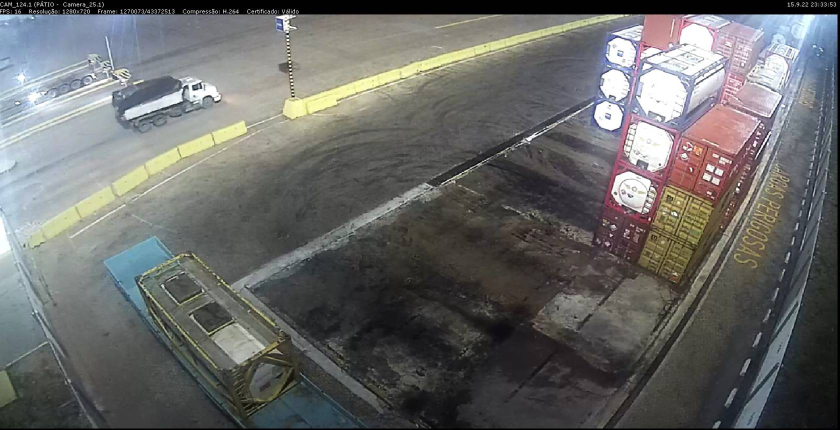
#> input picture Carlos-SVMClassifier/dataset_pecem/Excelente/Imagem20.jpg, 1680 x 860 px (shown at 1/2 size)
$ python -i SVMClassifier.py   (imports and definitions only)   (older library calls are emulated)
#> lines starting #> are read from the running program, lines starting #| are printed output that depends on the picture
#> further down, picture is the input picture: shape (860, 1680, 3); mean B, G, R 103.4, 104.8, 104.4
import cv2
import numpy as np
import random
import os
import math
import csv
import matplotlib.pyplot as plt
import pickle
from sklearn.svm import SVC
from sklearn.model_selection import train_test_split
from sklearn.metrics import accuracy_score
import random
from tabulate import tabulate
from sklearn.neighbors import NearestCentroid
from sklearn.inspection import DecisionBoundaryDisplay
from matplotlib.colors import ListedColormap

# [11 lines left out: function changeBrightness, not called in this run]

def horizontalFlip(img):
	return cv2.flip(img,int(random.getrandbits(1)))

def verticalFlip(img):
	return cv2.flip(img,int(random.getrandbits(1)))

# [151 lines left out: functions rotation, augmentation, IEM_filter, IEM, modifiedVariance_of_laplacian, modifiedEme and 4 more, not called in this run]

def sobel(image,L1,L2):
#> called with L1 = 20, L2 = 20
	resized = cv2.resize(image,(1680,860),interpolation = cv2.INTER_AREA)
	grayImg = cv2.cvtColor(resized, cv2.COLOR_BGR2GRAY)
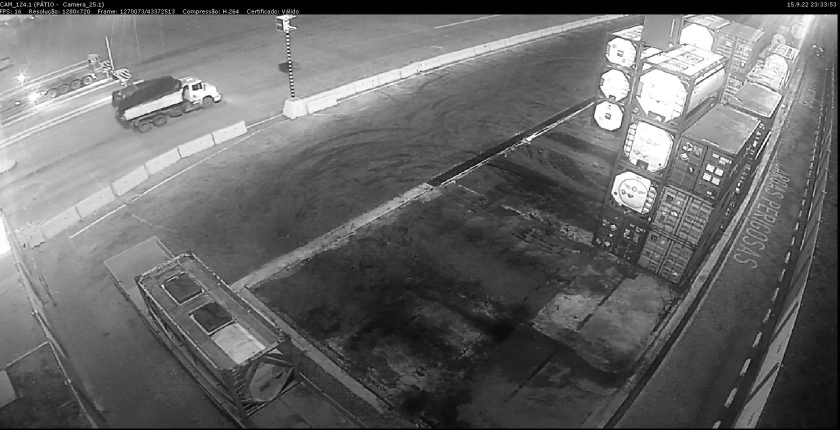
#> grayImg: shape (860, 1680) (shown at 1/2 size); min 0, max 255, mean 104.5
	blurImg = cv2.GaussianBlur(grayImg,(L1-L1%2+1,L2-L2%2+1),0)
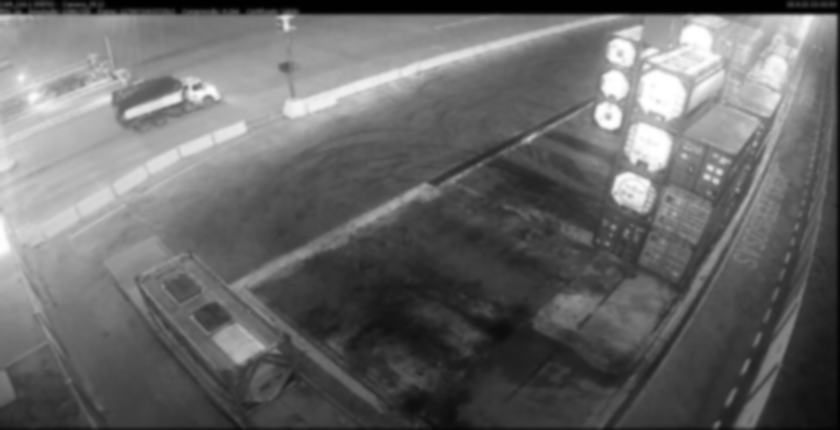
#> blurImg: shape (860, 1680) (shown at 1/2 size); min 1, max 255, mean 104.6
	rowSize, columnSize = grayImg.shape
#> rowSize = 860; columnSize = 1680
	nRows = int(rowSize/L1)
#> nRows = 43
	nColumns = int(columnSize/L2)
#> nColumns = 84
	responseVector=[]

	sobel_x = cv2.Sobel(grayImg, cv2.CV_16S, 1, 0, ksize=3, scale=1, delta=0, borderType=cv2.BORDER_DEFAULT)
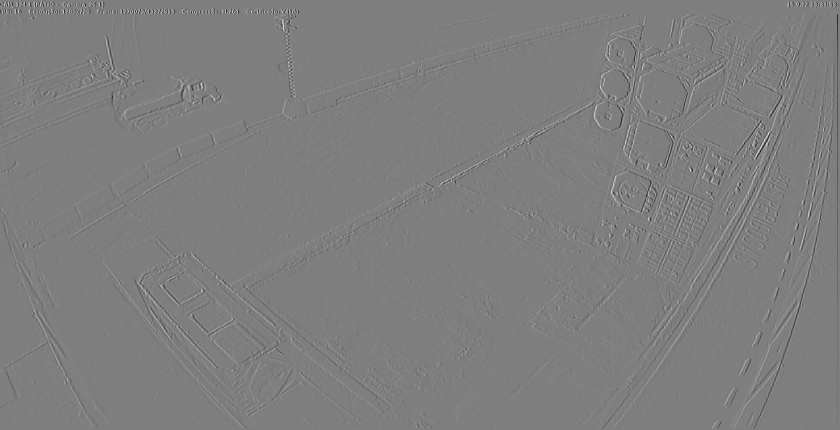
#> sobel_x: shape (860, 1680) int16 (shown at 1/2 size); min -968, max 979, mean -0.8; drawn with min black and max white
	sobel_y = cv2.Sobel(grayImg, cv2.CV_16S, 0, 1, ksize=3, scale=1, delta=0, borderType=cv2.BORDER_DEFAULT)
	sobel_abs = cv2.addWeighted(cv2.convertScaleAbs(sobel_x), 0.5, cv2.convertScaleAbs(sobel_y), 0.5, 0)
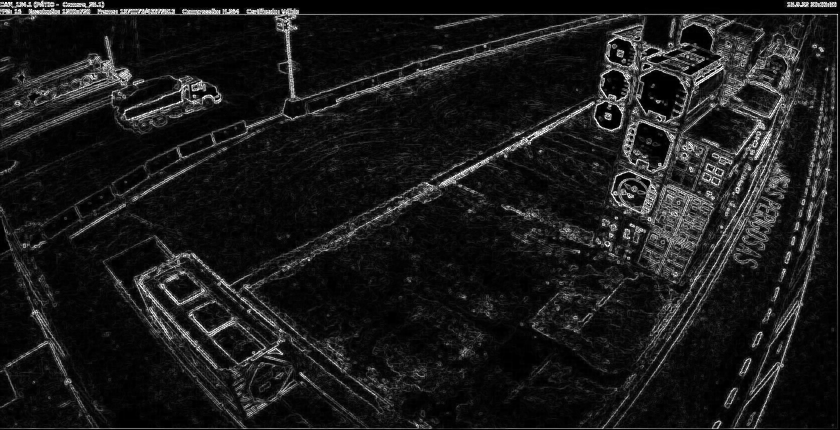
#> sobel_abs: shape (860, 1680) (shown at 1/2 size); min 0, max 255, mean 26.6

	# sobel_x = cv2.Sobel(blurImg, cv2.CV_16S, 1, 0, ksize=3, scale=1, delta=0, borderType=cv2.BORDER_DEFAULT)
	# sobel_y = cv2.Sobel(blurImg, cv2.CV_16S, 0, 1, ksize=3, scale=1, delta=0, borderType=cv2.BORDER_DEFAULT)
	# sobel_abs_blur = cv2.addWeighted(cv2.convertScaleAbs(sobel_x), 0.5, cv2.convertScaleAbs(sobel_y), 0.5, 0)

	for i in range(0,nRows):
		for j in range(0,nColumns):
			# [5 lines of commented-out code are left out]
			responseVector.append(np.mean(sobel_abs[i*L1:(i+1)*L1,j*L2:(j+1)*L1]))
#> after the loop, responseVector = 3612 values, max 148.2 at index 600, min 0 at index 31, mean 26.62

	return responseVector

def metric(image):
	# [6 lines of commented-out code are left out]
	return sobel(image,20,20)

# [286 lines left out: functions SVMClassifier, NCCClassifier, not called in this run]


# [1 line not run here, left out]

>>> import cv2
>>> picture = cv2.imread('dataset_pecem/Excelente/Imagem20.jpg')
>>> result = metric(picture)
#> result has the same summary as responseVector in sobel
